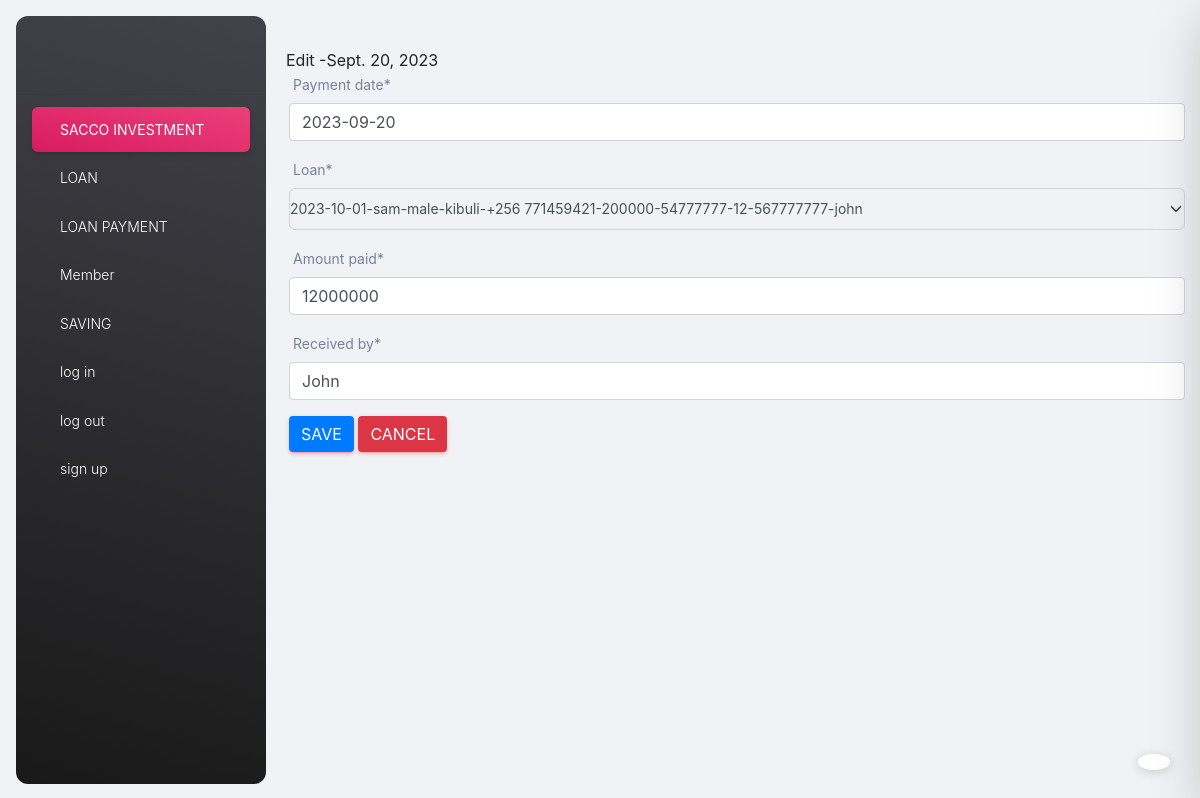
Screenshot of /edit_loan_payment/1/ (signed in) with the database file from the repository.
### my_app/models.py (models this page shows)
class Loan_Payment(models.Model):
    payment_date = models.DateField(auto_now = False)
    Loan = models.ForeignKey(Loan, on_delete = models.CASCADE)
    amount_paid = models.IntegerField()
    received_by = models.CharField(max_length = 24)

### my_app/views.py (the view)
# urls.py: path('edit_loan_payment/<int:loan_payment_id>/', edit_loan_payment_view, name="edit_loan_payment_page"),
@login_required
def edit_loan_payment_view(request, loan_payment_id):
        message=''
        loan_payment = Loan_Payment.objects.get(id=loan_payment_id)
        if request.method =="POST":
                loan_payment_form = Loan_PaymentForm(request.POST, instance=loan_payment)
                if loan_payment_form.is_valid():
                        loan_payment_form.save()
                        messages.success(request, "Loan Payment Edited Successfully")
                        return redirect(add_loan_payment_view)
                else:
                        message= "Form has invalid data"
        else:
                loan_payment_form = Loan_PaymentForm( instance = loan_payment)
        context ={
                'form':loan_payment_form,
                'loan_payment':loan_payment,
                'message':message
        }
        return render(request, 'edit_loan_payment.html', context)

### my_app/forms.py
class Loan_PaymentForm(ModelForm):
    class Meta:
        model = Loan_Payment
        fields = '__all__'

### my_app/models.py (called while the page is built)
    def __str__(self):
        return f"{self.member_name}-{self.gender}-{self.address}-{self.contact}-{self.savings_balance}"

    def __str__(self):
        return f"{self.loan_date}-{self.member}-{self.loan_amount}-{self.repay_period}-{self.repayment_amount}-{self.issued_by}"

### my_app/templates/edit_loan_payment.html (shortened to what this page needs)
{% extends './base.html' %}
{% block content %}
    {% load crispy_forms_tags %}
    {% load static %}
        <link rel="stylesheet" href="{% static 'css/bootstrap.min.css' %}">
    <body>
        <hi>Edit -{{loan_payment.payment_date}} </hi>
        <div class="container">
            <form method="POST">
                {{form|crispy}}
                <input type="Submit" value= "Save" class="btn btn-primary">
                <a class="btn btn-danger" href="{%url 'add_loan_payment_page' %}">Cancel</a>
            </form>
        </div>
{% endblock content %}

### rows the page displays
Loan_Payment: payment_date "Sept. 20, 2023", payment_date "2023-09-20", Loan "2023-10-01-sam-male-kibuli-+256 771459421-200000-54777777-12-567777777-john", amount_paid "12000000", received_by "John"
